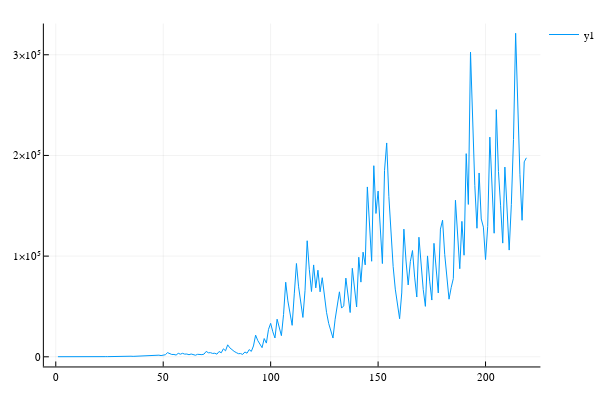

Notebook cell for this chart:
### Code cell
plot(samplingBHHHshs[1])

### Figure 1 — Plotly figure (JSON) as saved in the notebook; plotly's stock layout.template omitted (floating-point values rounded to 4 significant figures; data arrays with more than 128 entries replaced by an {"elided": "..."} marker saying what was removed)
{"data": [{"colorbar": {"title": ""}, "legendgroup": "y1", "line": {"color": "rgba(0, 154, 250, 1.000)", "dash": "solid", "shape": "linear", "width": 1}, "mode": "lines", "name": "y1", "showlegend": true, "type": "scatter", "x": {"elided": "219 int values"}, "xaxis": "x1", "y": {"elided": "219 int values"}, "yaxis": "y1", "zmax": null, "zmin": null}], "layout": {"annotations": [], "height": 400, "legend": {"bgcolor": "rgba(255, 255, 255, 1.000)", "bordercolor": "rgba(0, 0, 0, 1.000)", "font": {"color": "rgba(0, 0, 0, 1.000)", "family": "sans-serif", "size": 11}, "tracegroupgap": 0, "x": 1, "y": 1}, "margin": {"b": 20, "l": 0, "r": 0, "t": 20}, "paper_bgcolor": "rgba(255, 255, 255, 1.000)", "plot_bgcolor": "rgba(255, 255, 255, 1.000)", "showlegend": true, "width": 600, "xaxis": {"anchor": "y1", "domain": [0.08064, 0.9934], "gridcolor": "rgba(0, 0, 0, 0.100)", "gridwidth": 0.5, "linecolor": "rgba(0, 0, 0, 1.000)", "mirror": false, "range": [-5.54, 225.5], "showgrid": true, "showline": true, "showticklabels": true, "tickangle": 0, "tickcolor": "rgb(0, 0, 0)", "tickfont": {"color": "rgba(0, 0, 0, 1.000)", "family": "sans-serif", "size": 11}, "tickmode": "array", "ticks": "inside", "ticktext": ["0", "50", "100", "150", "200"], "tickvals": [0, 50, 100, 150, 200], "title": "", "titlefont": {"color": "rgba(0, 0, 0, 1.000)", "family": "sans-serif", "size": 15}, "type": "-", "visible": true, "zeroline": false, "zerolinecolor": "rgba(0, 0, 0, 1.000)"}, "yaxis": {"anchor": "x1", "domain": [0.03762, 0.9902], "gridcolor": "rgba(0, 0, 0, 0.100)", "gridwidth": 0.5, "linecolor": "rgba(0, 0, 0, 1.000)", "mirror": false, "range": [-9588.0, 331000.0], "showgrid": true, "showline": true, "showticklabels": true, "tickangle": 0, "tickcolor": "rgb(0, 0, 0)", "tickfont": {"color": "rgba(0, 0, 0, 1.000)", "family": "sans-serif", "size": 11}, "tickmode": "array", "ticks": "inside", "ticktext": ["0", "1×10⁵", "2×10⁵", "3×10⁵"], "tickvals": [0, 100000, 200000, 300000], "title": "", "titlefont": {"color": "rgba(0, 0, 0, 1.000)", "family": "sans-serif", "size": 15}, "type": "-", "visible": true, "zeroline": false, "zerolinecolor": "rgba(0, 0, 0, 1.000)"}}}
